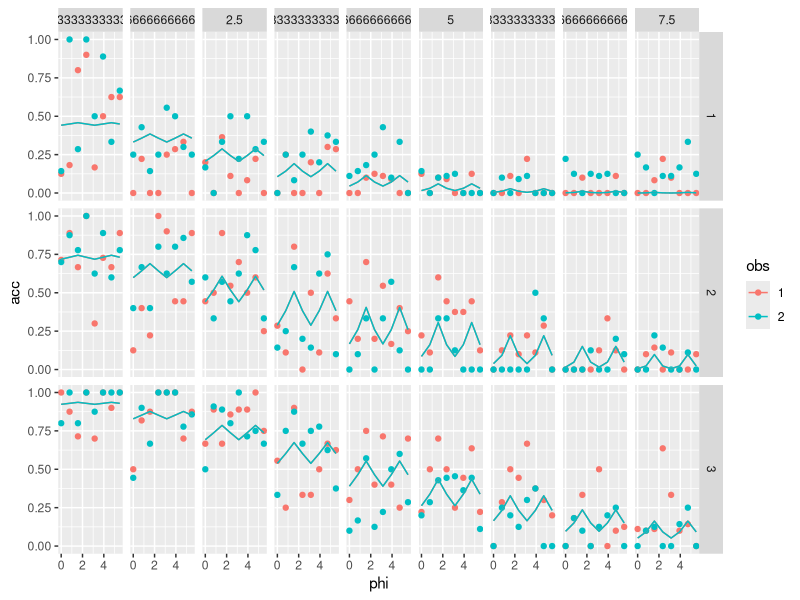

Write R code to recreate this figure.
# setwd("Desktop/StochasticSearch")
library(reshape2)
library(ggplot2)

dat1 <- read.table("acc1.csv", sep = ",")
dat2 <- read.table("acc2.csv", sep = ",")
dat1$ecc = 50*1:9
dat2$ecc = 50*1:9
dat1 <- melt(dat1, id.vars="ecc")
dat2 <- melt(dat2, id.vars="ecc")
dat = rbind(dat1, dat2)
dat$obs <- as.factor(c(rep("A", 27), rep("B", 27)))
names(dat) <- c("ecc", "beta", "prob", "obs")
levels(dat$beta) <- c("1.6", "1.65", "1.7")
dat$ecc <- dat$ecc / 60 # approx vis degrees. .. fix properly later
# fitGaussian function to data
targetDetectionModel <- nls(prob ~ a[beta] * exp(-(ecc/z[beta])^k[beta]), data=dat, start = list(a=c(.5,.5,.5), z=c(4,4,4),k=c(2,2,2)), lower=c(z=0), upper= c(a=c(1,1,1), z=c(10,10,10),k=c(5,5,5)), algorithm="port", nls.control(maxiter = 5000))
p <- ggplot(dat, aes(x=ecc, y=prob, colour=beta, shape=obs)) + geom_point() + geom_line(aes(y=fitted(targetDetectionModel)))


# now look at angle also!

dat <- read.csv("targetDetExp/rawAccDat.txt")
dat$obs <- as.factor(dat$obs)
dat$beta <- as.factor(dat$beta)
dat$phi = 45 * dat$phi - 45
dat$phi <- dat$phi * pi / 180
dat$r <- 5/6 * dat$r

dat$X = dat$r * cos(dat$phi)
dat$Y = dat$r * sin(dat$phi)


targetDetectionModel <- nls(acc ~ a[beta] * exp(-(X/zx[beta])^2-(Y/zy[beta])^2), data=dat, start = list(a=c(.5,.5,.5), zx=c(4,4,4), zy=c(4,4,4)), lower=c(z=0), upper= c(a=c(1,1,1), zx=c(10,10,10), zy=c(10,10,10)), algorithm="port", nls.control(maxiter = 5000))


dat$modelFit = predict(targetDetectionModel, dat)

p <- ggplot(dat, aes(x=phi, y=acc, colour=obs))+ geom_point() + facet_grid(beta~r)
p <- p  + geom_line(aes(y=modelFit))